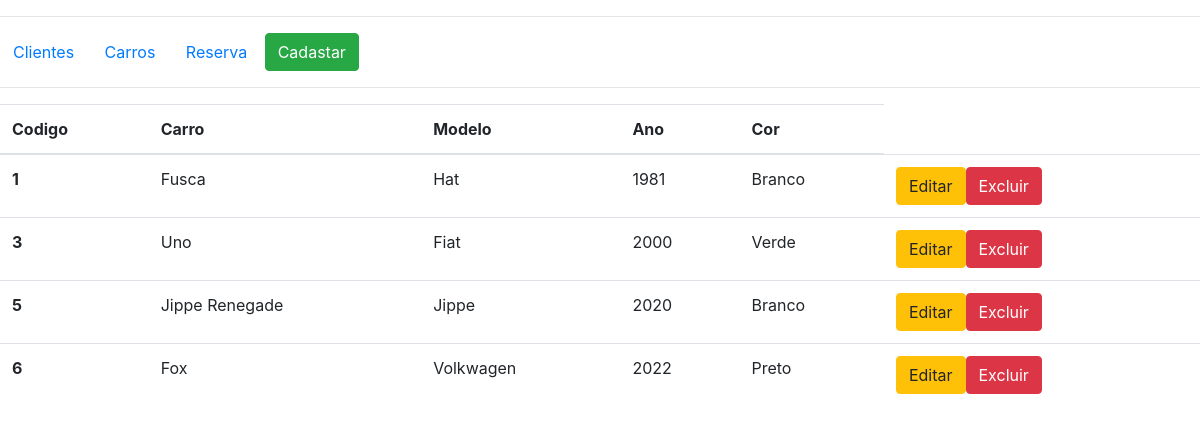
The app's page /view/index.php?page_id=car with its own data.
### tables this page shows
CREATE TABLE `tbcarro` (
  `id_carro` int(11) NOT NULL AUTO_INCREMENT,
  `nome_carro` varchar(45) NOT NULL,
  `modelo_carro` varchar(45) NOT NULL,
  `ano_carro` int(11) NOT NULL,
  `cor_carro` varchar(45) NOT NULL,
  PRIMARY KEY (`id_carro`)
);

### model/banco.php (called while the page is built, shortened)
<?php
class Banco{
    protected $mysqli;
    private function conexao(){
        $this->mysqli = new mysqli(BD_SERVIDOR, BD_USUARIO , BD_SENHA, BD_BANCO);
    }
    public function getCar(){
        $result = $this->mysqli->query("SELECT * FROM tbcarro ORDER BY id_carro ASC");
        while($row = $result->fetch_array(MYSQLI_ASSOC)){
            $array[] = $row;
        }
        return $array;
    }
}
?>

### controller/ControllerListar.php (the view, shortened to what this page needs)
<?php
require_once("../model/banco.php");
class listarControllerCar{
    private $lista;
    public function __construct(){
        $this->lista = new Banco();
        $this->criarTabelaCar();
    }
    private function criarTabelaCar(){
        $row = $this->lista->getCar();
        foreach ($row as $value){
            $pageid = $_SESSION['pageid'];
            echo "<tr>";
            echo "<th>".$value['id_carro'] ."</th>";
            echo "<td>".$value['nome_carro'] ."</td>";
            echo "<td>".$value['modelo_carro'] ."</td>";
            echo "<td>".$value['ano_carro'] ."</td>";
            echo "<td>".$value['cor_carro'] ."</td>";
            echo "<td><a class='btn btn-warning' href='editar.php?page_id=$pageid&id=".$value['id_carro']."'>Editar</a><a class='btn btn-danger' href='../controller/ControllerDeletar-Car.php?id=".$value['id_carro']."'>Excluir</a></td>";
            echo "</tr>";
        }
    }
}

### records on screen
tbcarro: id_carro "1", nome_carro "Fusca", modelo_carro "Hat", ano_carro "1981", cor_carro "Branco"
tbcarro: id_carro "3", nome_carro "Uno", modelo_carro "Fiat", ano_carro "2000", cor_carro "Verde"
tbcarro: id_carro "5", nome_carro "Jippe Renegade", modelo_carro "Jippe", ano_carro "2020", cor_carro "Branco"
tbcarro: id_carro "6", nome_carro "Fox", modelo_carro "Volkwagen", ano_carro "2022", cor_carro "Preto"
